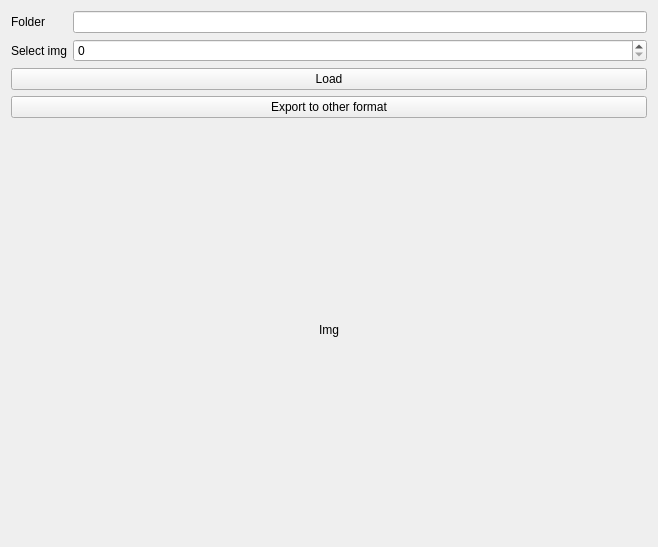
<?xml version="1.0" encoding="UTF-8"?>
<ui version="4.0">
 <class>widget_open_image_viewer</class>
 <widget class="QWidget" name="widget_open_image_viewer">
  <property name="geometry">
   <rect>
    <x>0</x>
    <y>0</y>
    <width>658</width>
    <height>547</height>
   </rect>
  </property>
  <property name="windowTitle">
   <string>Form</string>
  </property>
  <layout class="QGridLayout" name="gridLayout">
   <item row="6" column="0" colspan="2">
    <widget class="QLabel" name="labelImage">
     <property name="text">
      <string>Img</string>
     </property>
     <property name="alignment">
      <set>Qt::AlignCenter</set>
     </property>
    </widget>
   </item>
   <item row="0" column="0">
    <widget class="QLabel" name="label">
     <property name="text">
      <string>Folder</string>
     </property>
    </widget>
   </item>
   <item row="1" column="0">
    <widget class="QLabel" name="label_2">
     <property name="sizePolicy">
      <sizepolicy hsizetype="Maximum" vsizetype="Preferred">
       <horstretch>0</horstretch>
       <verstretch>0</verstretch>
      </sizepolicy>
     </property>
     <property name="text">
      <string>Select img</string>
     </property>
    </widget>
   </item>
   <item row="1" column="1">
    <widget class="QSpinBox" name="spinBoxSelectImage">
     <property name="sizePolicy">
      <sizepolicy hsizetype="Expanding" vsizetype="Fixed">
       <horstretch>0</horstretch>
       <verstretch>0</verstretch>
      </sizepolicy>
     </property>
    </widget>
   </item>
   <item row="0" column="1">
    <widget class="QLineEdit" name="lineEditFolder"/>
   </item>
   <item row="2" column="0" colspan="2">
    <widget class="QPushButton" name="pushButtonLoad">
     <property name="text">
      <string>Load</string>
     </property>
    </widget>
   </item>
   <item row="3" column="0" colspan="2">
    <widget class="QPushButton" name="pushButtonExportToOtherFormat">
     <property name="text">
      <string>Export to other format</string>
     </property>
    </widget>
   </item>
  </layout>
 </widget>
 <resources/>
 <connections/>
</ui>
